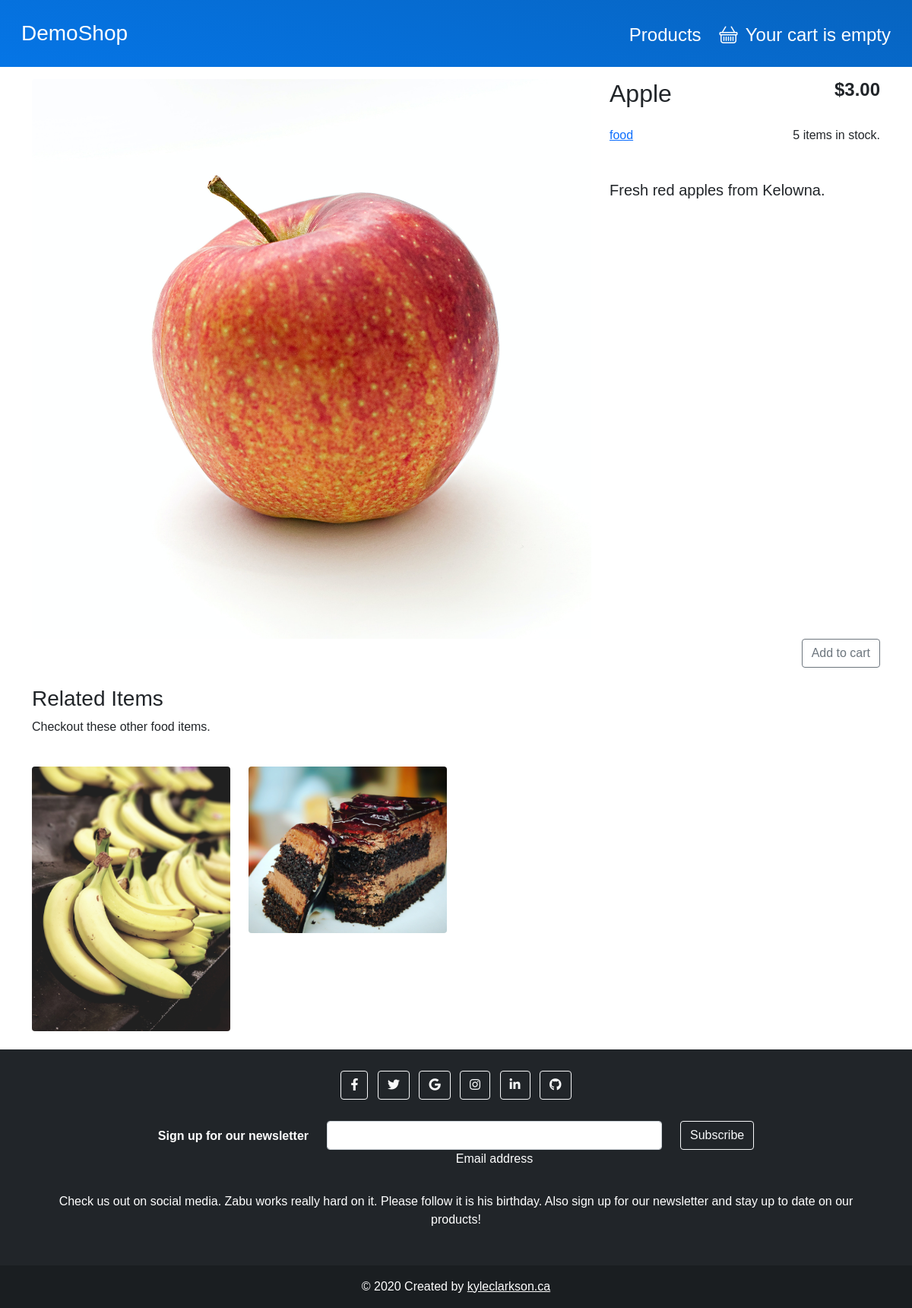
Page /products/5/apple/ on the earlier database version.
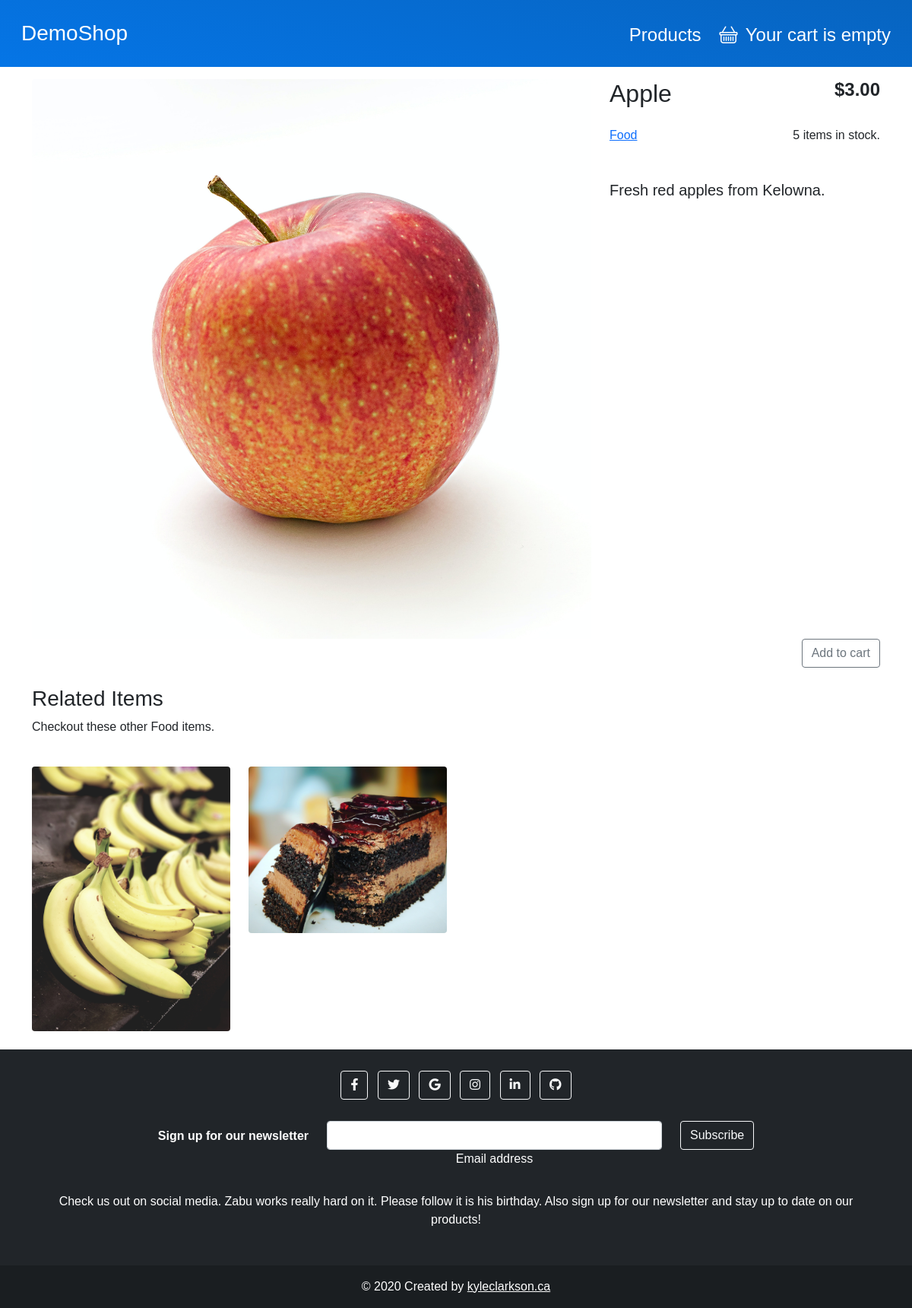
Same page on the later database version.
### shop/models.py (models this page shows, shortened)
class Product(models.Model):
    category = models.ForeignKey(Category,
                                 related_name='products',
                                 on_delete=models.CASCADE)
    name = models.CharField(max_length=200, db_index=True)
    slug = models.SlugField(max_length=200, db_index=True)
    image = models.ImageField(upload_to='products/%Y/%m/%d',
                              default='products/no_image.png')
    description = models.TextField(blank=True)
    price = models.DecimalField(max_digits=10, decimal_places=2)
    quantity = models.PositiveIntegerField(default=0)
    available = models.BooleanField(default=True)
    featured = models.BooleanField(default=False)
    created = models.DateTimeField(auto_now_add=True)
    updated = models.DateTimeField(auto_now=True)
    class Meta:
        ordering = ('name',)
        index_together = (('id', 'slug'),)

class Category(models.Model):
    name = models.CharField(max_length=200, db_index=True)
    slug = models.SlugField(max_length=200, unique=True)
    class Meta:
        ordering = ('name',)
        verbose_name = 'Category'
        verbose_name_plural = 'Categories'
    def __str__(self):
        return self.name
    def get_absolute_url(self):
        return reverse('shop:product_list_by_category', args=[self.slug])

### shop/views.py (the view)
# urls.py: path('products/<int:id>/<slug:slug>/', views.product_detail, name='product_detail'),
def product_detail(request, id, slug):
    product = get_object_or_404(Product, id=id, slug=slug)
    category = product.category
    related_products = Product.objects.filter(category=category).exclude(id=id)[:4]
    context = {
        'product': product,
        'related_products': related_products
    }
    return render(request, 'shop/product/detail.html', context)

### cart/cart.py (called while the page is built)
    def __len__(self):
        return sum(item['quantity'] for item in self.cart.values())

### cart/context_processors.py (called while the page is built)
def cart(request):
    return {
        'cart': Cart(request),
    }

### shop/templates/shop/product/detail.html (shortened to what this page needs)
{% extends "base.html" %}
{% load static %}
{% load thumbnail %}
{% block content %}
    <div class="container">
        <div class="row my-3">
            <div class="col-md-8">
                {% thumbnail product.image "750x500" crop='center' as im %}
                    <img class="img-fluid rounded" src="{{ im.url }}" width="{{ im.width }}" height="{{ im.height }}">
                {% endthumbnail %}
            </div>
            <div class="col-md-4 align-items-center">
                <div class="row">
                    <div class="col">
                        <h2>{{ product.name }}</h2>
                    </div>
                    <div class="col">
                        <div class="text-end">
                            <h4><strong>${{ product.price }}</strong></h4>
                        </div>
                    </div>
                </div>
                <div class="row my-3">
                    <div class="col">
                        <p>
                            <a href="{{ product.category.get_absolute_url }}">
                                {{ product.category }}
                            </a>
                        </p>
                    </div>
                    <div class="col">
                        <div class="text-end">
                            {% if product.quantity > 10 %}
                                <p>10+ item{{ product.quantity|pluralize }} in stock.</p>
                            {% else %}
                                <p>{{ product.quantity }} item{{ product.quantity|pluralize }} in stock.</p>
                            {% endif %}
                        </div>
                    </div>
                </div>
                <div class="row">
                    <h5 class="my-3"> {{ product.description }}</h5>
                </div>
            </div>
            <div class="col align-self-end text-end">
                {% if product.quantity > 0 %}
                    <form action="{% url "cart:cart_add" product.id %}" method="POST">
                        <input class="btn btn-md btn-outline-secondary" type="submit"
                               value="Add to cart">
                    </form>
                {% else %}
                    <p class="text-danger"><strong>SOLD OUT</strong></p>
                {% endif %}
            </div>
        </div>
        {% if related_products|length > 0 %}
            <div class="row my-4">
                <h3>Related Items</h3>
                <p>Checkout these other {{ product.category }} items.</p>
            </div>
            <div class="row">
                {% for related_product in related_products %}
                    <div class="col-md-3 col-sm-6 mb-4">
                        {% thumbnail related_product.image "500x300" crop='center' as im %}
                            <a href="{% url 'shop:product_detail' related_product.id related_product.slug %}">
                                <img class="img-fluid rounded" src="{{ im.url }}" width="{{ im.width }}"
                                     height="{{ im.height }}">
                            </a>
                        {% endthumbnail %}
                    </div>
                {% endfor %}
            </div>
        {% endif %}
    </div>
{% endblock %}

### templates/base.html (shortened to what this page needs)
{% load static %}
<!DOCTYPE html>
<html>
<head>
    <link href="https://cdn.jsdelivr.net/npm/bootstrap@5.0.0-beta2/dist/css/bootstrap.min.css" rel="stylesheet"
>
    <link rel="stylesheet" href="https://cdn.jsdelivr.net/npm/bootstrap-icons@1.4.0/font/bootstrap-icons.css">
    <link rel="stylesheet" href="https://cdnjs.cloudflare.com/ajax/libs/font-awesome/5.15.3/css/all.min.css"
/>
    <link rel="stylesheet" type="text/css" href="{% static '/css/styles.css' %}">
</head>
<body onload="toast();">
<div id="content">
    {% include 'header.html' %}
    {% block content %}
    {% endblock %}
    {% include 'footer.html' %}
</div>
</body>
</html>

### templates/header.html (shortened to what this page needs)
{% load  static %}
<nav class="navbar navbar-expand-lg navbar-dark bg-dark my-nav">
    <div class="container-fluid my-2">
        <a class="navbar-brand text-white ms-3 fs-3" href="{% url 'shop:home' %}">DemoShop</a>
        <div class="collapse navbar-collapse mt-1 fs-4" id="navbarNav">
            <ul class="navbar-nav ms-auto me-2">
                <li class="nav-item">
                    <a href="{% url 'shop:product_list' %}" class="nav-link mx-1 text-white">Products</a>
                </li>
                <li class="nav-item">
                    <span>
                        {% with total_items=cart|length %}
                            {% if total_items > 0 %}
                                <a class="nav-link"
                                   aria-current="page"
                                   href="{% url 'cart:cart_detail' %}">
                                  <i class="bi bi-basket mx-1 text-white"></i>
                                    <span class="text-white">
                                    {{ total_items }} item{{ total_items|pluralize }}
                                    ${{ cart.get_total_price }}</span>
                                </a>
                            {% else %}
                                <a class="nav-link"
                                   aria-current="page"
                                   href="{% url 'cart:cart_detail' %}">
                                  <i class="bi bi-basket mx-1 text-white"></i>
                                    <span class="text-white">
                                    Your cart is empty
                                    </span>
                                </a>
                            {% endif %}
                        {% endwith %}
                    </span>
                </li>
            </ul>
        </div>
    </div>
</nav>

### templates/footer.html
<footer class="bg-dark text-center text-white">
  <div class="container p-4">
    <section class="mb-4">
      <a class="btn btn-outline-light btn-floating m-1" href="#!" role="button"
        ><i class="fab fa-facebook-f"></i
      ></a>
      <a class="btn btn-outline-light btn-floating m-1" href="#!" role="button"
        ><i class="fab fa-twitter"></i
      ></a>
      <a class="btn btn-outline-light btn-floating m-1" href="#!" role="button"
        ><i class="fab fa-google"></i
      ></a>
      <a class="btn btn-outline-light btn-floating m-1" href="#!" role="button"
        ><i class="fab fa-instagram"></i
      ></a>
      <a class="btn btn-outline-light btn-floating m-1" href="#!" role="button"
        ><i class="fab fa-linkedin-in"></i
      ></a>
      <a class="btn btn-outline-light btn-floating m-1" href="#!" role="button"
        ><i class="fab fa-github"></i
      ></a>
    </section>
    <section class="">
      <form action="">
        <div class="row d-flex justify-content-center">
          <div class="col-auto">
            <p class="pt-2">
              <strong>Sign up for our newsletter</strong>
            </p>
          </div>
          <div class="col-md-5 col-12">
            <div class="form-outline form-white mb-4">
              <input type="email" id="form5Example2" class="form-control" />
              <label class="form-label" for="form5Example2">Email address</label>
            </div>
          </div>
          <div class="col-auto">
            <a type="submit" class="btn btn-outline-light mb-4" href="#">
              Subscribe
            </a>
          </div>
        </div>
      </form>
    </section>
    <section class="mb-4">
      <p>
        Check us out on social media. Zabu works really hard on it. Please follow
          it is his birthday. Also sign up for our newsletter and stay up to date on our products!
      </p>
    </section>
  </div>
  <div class="text-center p-3" style="background-color: rgba(0, 0, 0, 0.2);">
    © 2020 Created by
      <a class="text-white" href="https:www.kyleclarkson.ca">kyleclarkson.ca</a>
  </div>
</footer>

### static_project/css/styles.css (style rules this page uses)
* { font-family: 'Chivo', sans-serif; }
.my-nav { background-image: linear-gradient(15deg, #0575E6 0%, #0764c0 100%); }

Differences in the rows shown:
changed through a linked row, Product "Apple": category "food" → "Food"
